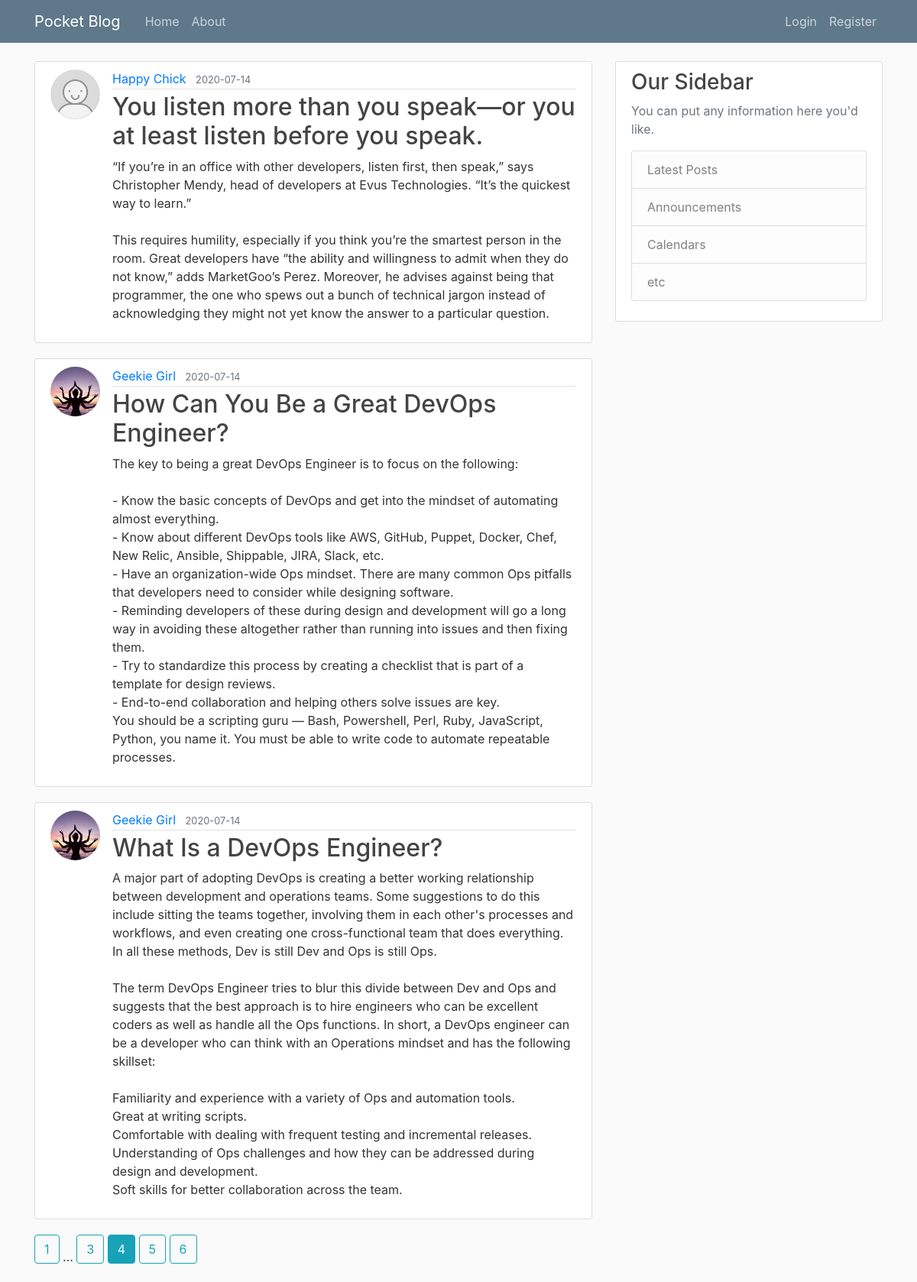
/home?page=4, run on the app's committed database.
### pocket_blog/models.py (models this page shows, shortened)
class Post(db.Model):
    id = db.Column(db.Integer, primary_key=True)
    title = db.Column(db.String(100), nullable=False)
    date_posted = db.Column(db.DateTime, nullable=False, default=datetime.utcnow)
    content = db.Column(db.Text, nullable=False)
    user_id = db.Column(db.Integer, db.ForeignKey('user.id'), nullable=False)

class User(db.Model, UserMixin):
    id = db.Column(db.Integer, primary_key=True)
    username = db.Column(db.String(20), unique=True, nullable=False)
    email = db.Column(db.String(120), unique=True, nullable=False)
    image_file = db.Column(db.String(20), nullable=False, default='default.jpg')
    password = db.Column(db.String(60), nullable=False)
    posts = db.relationship('Post', backref='author', lazy=True)

### pocket_blog/main/routes.py (the view)
@main.route("/")
@main.route("/home")
def home():
    page = request.args.get('page', 1, type=int)
    posts = Post.query.order_by(Post.date_posted.desc()).paginate(page=page, per_page=3)
    return render_template('home.html', posts=posts)

### pocket_blog/templates/home.html
{% extends "layout.html" %}
{% block content %}
    {% for post in posts.items %}
        <article class="media content-section">
          <img class="rounded-circle article-img" src="{{ url_for('static', filename='profile_pics/' + post.author.image_file) }}">
          <div class="media-body">
            <div class="article-metadata">
              <a class="mr-2" href="{{ url_for('users.user_posts', username=post.author.username) }}">{{ post.author.username }}</a>
              <small class="text-muted">{{ post.date_posted.strftime('%Y-%m-%d') }}</small>
            </div>
            <h2><a class="article-title" href="{{ url_for('posts.post', post_id=post.id) }}">{{ post.title }}</a></h2>
            <p class="article-content">{{ post.content }}</p>
          </div>
        </article>
    {% endfor %}
    {% for page_num in posts.iter_pages(left_edge=1, right_edge=1, left_current=1, right_current=2) %}
      {% if page_num %}
        {% if posts.page == page_num %}
          <a class="btn btn-info mb-4" href="{{ url_for('main.home', page=page_num) }}">{{ page_num }}</a>
        {% else %}
          <a class="btn btn-outline-info mb-4" href="{{ url_for('main.home', page=page_num) }}">{{ page_num }}</a>
        {% endif %}
      {% else %}
        ...
      {% endif %}
    {% endfor %}
{% endblock content %}

### pocket_blog/static/main.css (style rules this page uses)
body { background: #fafafa; color: #333333; margin-top: 5rem; }
h1, h2, h3, h4, h5, h6 { color: #444444; }
.content-section { background: #ffffff; padding: 10px 20px; border: 1px solid #dddddd; border-radius: 3px; margin-bottom: 20px; }
.article-title { color: #444444; }
.article-content { white-space: pre-line; }
.article-img { height: 65px; width: 65px; margin-right: 16px; }
.article-metadata { padding-bottom: 1px; margin-bottom: 4px; border-bottom: 1px solid #e3e3e3 }

### data on the page
Post: image_file (placeholder picture), author.username "Happy Chick", date_posted "2020-07-14", title "You listen more than you speak—or you at least listen before you speak.", content "“If you’re in an office with other developers, listen first, then speak,” says Christopher Mendy, head of developers at Evus Technologies. “It’s the quickest way to learn.” This requires humility, especially if you think you’re the smartest person in the room. Great developers have “the ability and willingness to admit when they do not know,” adds MarketGoo’s Perez. Moreover, he advises against being that programmer, the one who spews out a bunch of technical jargon instead of acknowledging they might not yet know the answer to a particular question."
Post: image_file (picture), author.username "Geekie Girl", date_posted "2020-07-14", title "How Can You Be a Great DevOps Engineer?", content "The key to being a great DevOps Engineer is to focus on the following: - Know the basic concepts of DevOps and get into the mindset of automating almost everything. - Know about different DevOps tools like AWS, GitHub, Puppet, Docker, Chef, New Relic, Ansible, Shippable, JIRA, Slack, etc. - Have an organization-wide Ops mindset. There are many common Ops pitfalls that developers need to consider while designing software. - Reminding developers of these during design and development will go a long way in avoiding these altogether rather than running into issues and then fixing them. - Try to standardize this process by creating a checklist that is part of a template for design reviews. -…"
Post: image_file (picture), author.username "Geekie Girl", date_posted "2020-07-14", title "What Is a DevOps Engineer?", content "A major part of adopting DevOps is creating a better working relationship between development and operations teams. Some suggestions to do this include sitting the teams together, involving them in each other's processes and workflows, and even creating one cross-functional team that does everything. In all these methods, Dev is still Dev and Ops is still Ops. The term DevOps Engineer tries to blur this divide between Dev and Ops and suggests that the best approach is to hire engineers who can be excellent coders as well as handle all the Ops functions. In short, a DevOps engineer can be a developer who can think with an Operations mindset and has the following skillset: Familiarity and…"

### other printed values
{{ page_num }} "1" "3" "5" "6"
{{ page_num }} "4"
